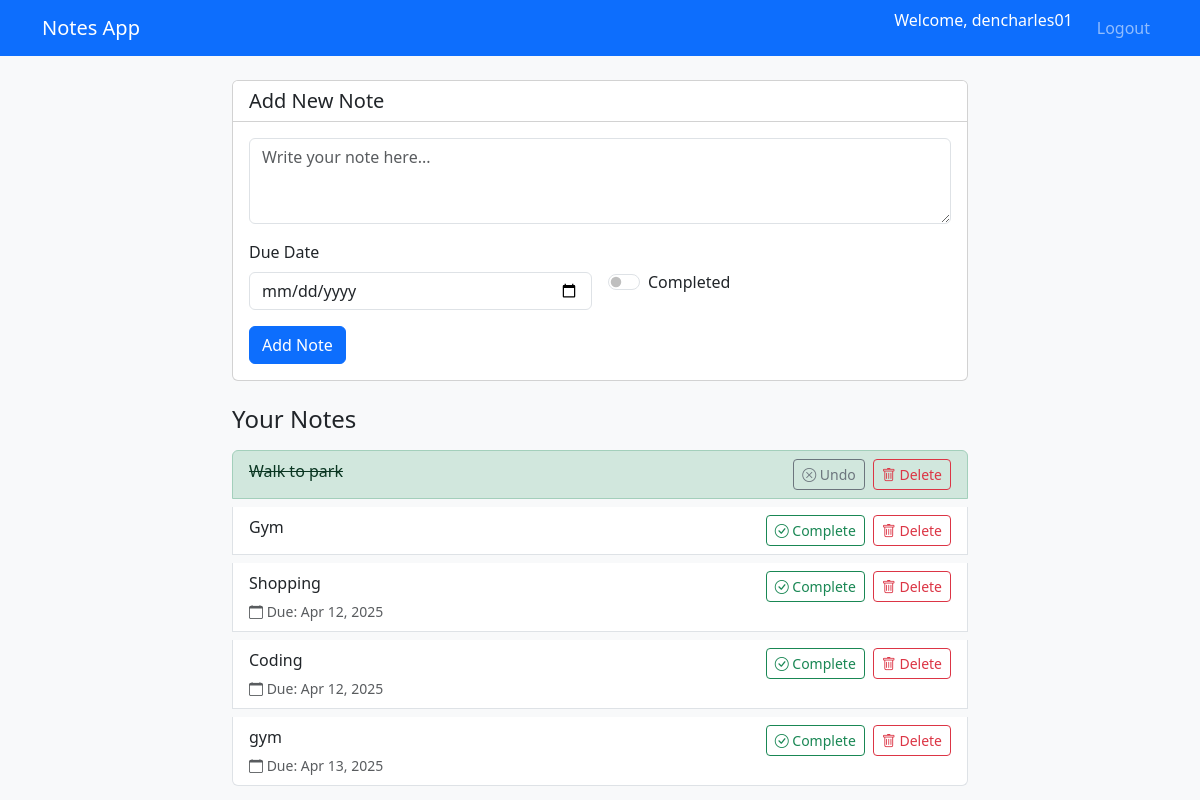
Page / (signed in) on the earlier database version.
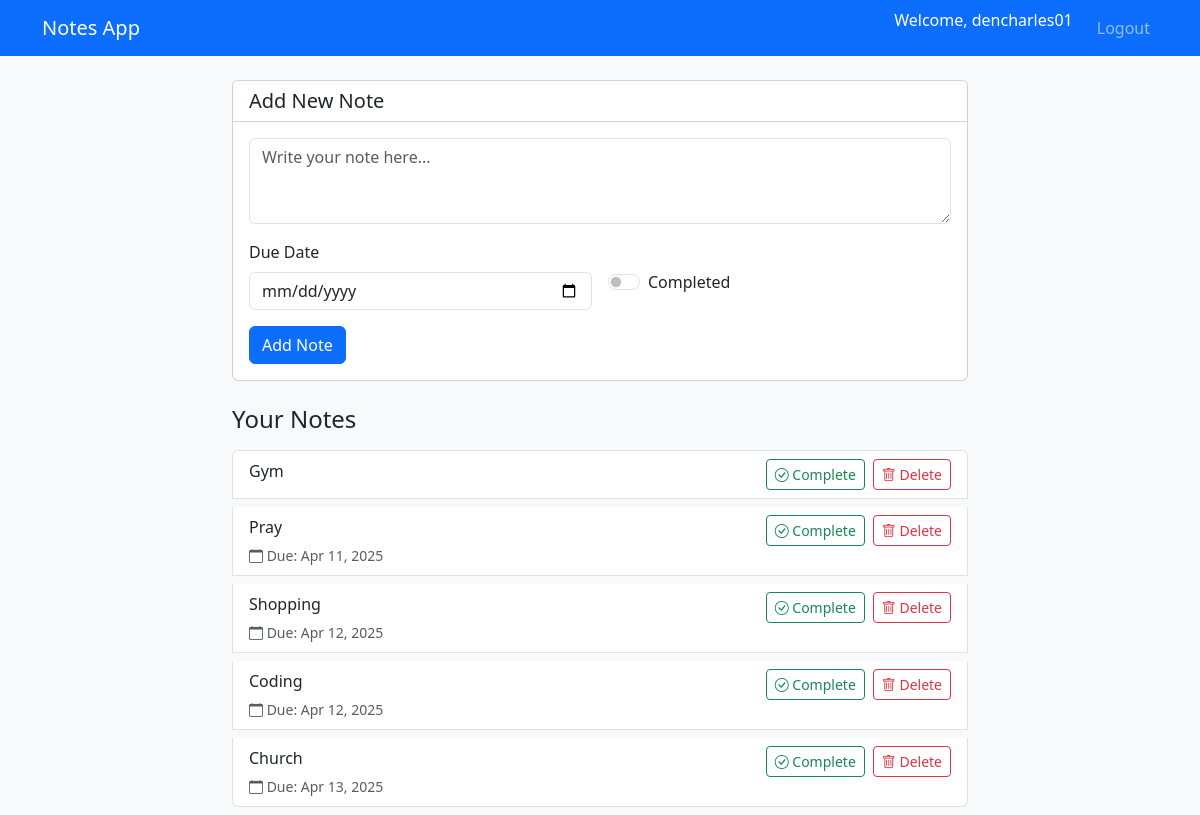
Same page on the later database version.
### app.py (models this page shows)
class User(db.Model, UserMixin):
    id = db.Column(db.Integer, primary_key=True)
    username = db.Column(db.String(100), nullable=False, unique=True)
    password = db.Column(db.String(100), nullable=False)
    notes = db.relationship('Note', backref='author', lazy=True)

class Note(db.Model):
    id = db.Column(db.Integer, primary_key=True)
    content = db.Column(db.Text, nullable=False)
    due_date = db.Column(db.Date, nullable=True)
    completed = db.Column(db.Boolean, default=False)
    user_id = db.Column(db.Integer, db.ForeignKey('user.id'), nullable=False)

### app.py (the view, shortened to what this page needs)
@app.route('/', methods=['GET', 'POST'])
@login_required
def index():
    notes = Note.query.filter_by(user_id=current_user.id).order_by(Note.due_date.asc()).all()
    return render_template('index.html', notes=notes, datetime=datetime)

### app.py (called while the page is built)
@login_manager.user_loader
def load_user(user_id):
    return User.query.get(int(user_id))

### templates/index.html (shortened to what this page needs)
{% extends "base.html" %}
{% block content %}
<div class="row justify-content-center">
    <div class="col-md-8">
        <div class="card mb-4">
            <div class="card-header bg-white">
                <h2 class="h5 mb-0">Add New Note</h2>
            </div>
            <div class="card-body">
                <form method="POST">
                    <div class="mb-3">
                        <textarea class="form-control" name="content" placeholder="Write your note here..." required rows="3"></textarea>
                    </div>
                    <div class="row g-3">
                        <div class="col-md-6">
                            <label class="form-label">Due Date</label>
                            <input type="date" class="form-control" name="due_date">
                        </div>
                        <div class="col-md-6 d-flex align-items-end">
                            <div class="form-check form-switch mb-3">
                                <input class="form-check-input" type="checkbox" role="switch" name="completed" id="completed">
                                <label class="form-check-label" for="completed">Completed</label>
                            </div>
                        </div>
                    </div>
                    <button type="submit" class="btn btn-primary mt-3">Add Note</button>
                </form>
            </div>
        </div>
        <h2 class="h4 mb-3">Your Notes</h2>
        {% if not notes %}
            <div class="alert alert-info">You don't have any notes yet. Add one above!</div>
        {% else %}
            <div class="list-group">
                {% for note in notes %}
                    <div class="list-group-item {% if note.completed %}list-group-item-success{% endif %} mb-2">
                        <div class="d-flex justify-content-between align-items-start">
                            <div class="me-3">
                                <p class="mb-1 {% if note.completed %}text-decoration-line-through{% endif %}">{{ note.content }}</p>
                                {% if note.due_date %}
                                    <small class="text-muted">
                                        <i class="bi bi-calendar"></i> Due: {{ note.due_date.strftime('%b %d, %Y') }}
                                    </small>
                                {% endif %}
                            </div>
                            <div class="d-flex">
                                <form method="POST" action="{{ url_for('toggle_note', note_id=note.id) }}" class="me-2">
                                    <button type="submit" class="btn btn-sm {% if note.completed %}btn-outline-secondary{% else %}btn-outline-success{% endif %}">
                                        {% if note.completed %}
                                            <i class="bi bi-x-circle"></i> Undo
                                        {% else %}
                                            <i class="bi bi-check-circle"></i> Complete
                                        {% endif %}
                                    </button>
                                </form>
                                <form method="POST" action="{{ url_for('delete_note', note_id=note.id) }}">
                                    <button type="submit" class="btn btn-sm btn-outline-danger">
                                        <i class="bi bi-trash"></i> Delete
                                    </button>
                                </form>
                            </div>
                        </div>
                    </div>
                {% endfor %}
            </div>
        {% endif %}
    </div>
</div>
{% endblock %}

### templates/base.html (shortened to what this page needs)
<!DOCTYPE html>
<html lang="en">
<head>
    <link href="https://cdn.jsdelivr.net/npm/bootstrap@5.3.0/dist/css/bootstrap.min.css" rel="stylesheet">
    <link rel="stylesheet" href="https://cdn.jsdelivr.net/npm/bootstrap-icons@1.10.0/font/bootstrap-icons.css">
</head>
<body class="bg-light">
    <nav class="navbar navbar-expand-lg navbar-dark bg-primary mb-4">
        <div class="container">
            <a class="navbar-brand" href="{{ url_for('index') }}">Notes App</a>
            <div class="navbar-nav">
                {% if current_user.is_authenticated %}
                    <span class="nav-item text-white me-3">Welcome, {{ current_user.username }}</span>
                    <a class="nav-item nav-link" href="{{ url_for('logout') }}">Logout</a>
                {% else %}
                    <a class="nav-item nav-link" href="{{ url_for('login') }}">Login</a>
                    <a class="nav-item nav-link" href="{{ url_for('register') }}">Register</a>
                {% endif %}
            </div>
        </div>
    </nav>
    <div class="container">
        {% block content %}{% endblock %}
    </div>
</body>
</html>

Differences in the rows shown:
removed Note: content "Walk to park", completed True (drawn)
removed Note: content "gym", due_date "Apr 13, 2025", completed False (drawn)
added Note: content "Pray", due_date "Apr 11, 2025", completed False (drawn)
added Note: content "Church", due_date "Apr 13, 2025", completed False (drawn)
